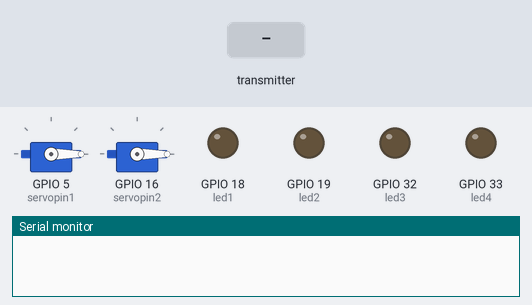
The sketch below on a simulated ESP32. Parts: 2 × servo, output pins drawn as LEDs (lit = HIGH), the last lines printed to the serial monitor. Dashed ring = blinking. Inputs (shaded band) come from the test bench.

Above: at 1.3 s.
1.4 s: the transmitter starts sending Pair5 = 1024
At 1.6 s:
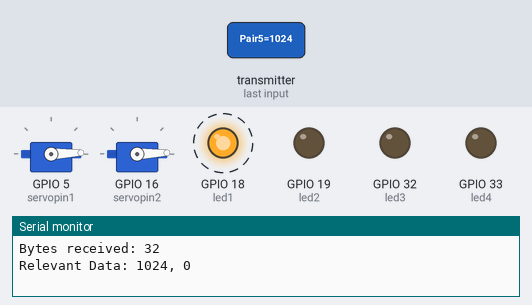
At 1.96 s:
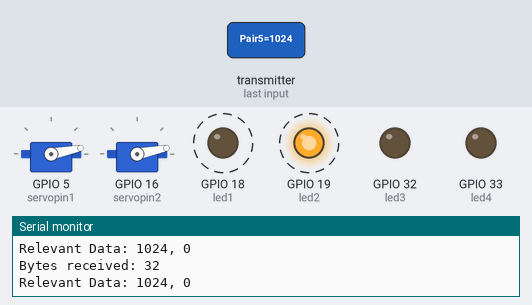
7.4 s: the transmitter starts sending Pair5 = 0
At 7.74 s:
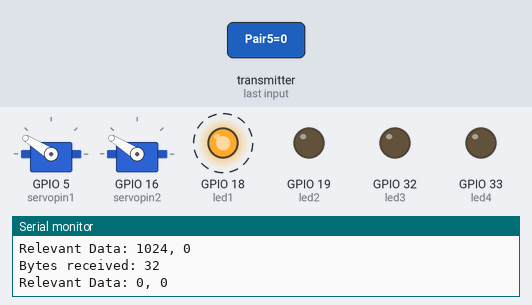
Timing chart, 0 to 15.3 s (numbered marks = the images above; inputs shaded):
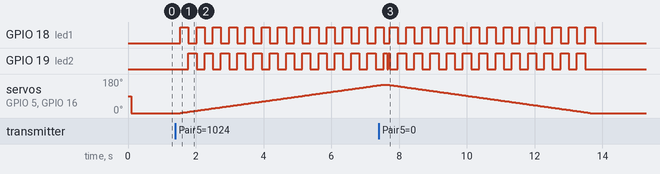

Measured:
- after the input at 1.4 s, GPIO 18 (led1): alternates HIGH for 0.24 s and LOW for 0.24 s, starting after 0.14 s; GPIO 19 (led2): alternates HIGH for 0.24 s and LOW for 0.24 s, starting after 0.38 s; servo on GPIO 5 (servopin1), servo on GPIO 16 (servopin2): moves from 0° to 147° over 5.8 s, starting after 0.14 s

The sketch:

ESPNowTrain.ino
```cpp
#include <ESP32Servo.h>
#include <esp_now.h>
#include <WiFi.h>

typedef struct DataStruct {
  int Pair1;
  int Pair2;
  int Pair3;
  int Pair4;
  int Pair5;
  int Pair6;
  int Pair7;
  int Pair8;
}DataStruct;
DataStruct Data;

Servo servo1, servo2;
#define CHANNEL 1
#define led1 18
#define led2 19
#define led3 32
#define led4 33
#define servopin1 5
#define servopin2 16
#define maxangle 150
#define minangle 0
#define timestep 40
#define swapspeed 6

int angle1 = 0;
int angle2 = 0;


void setup() {
  Serial.begin(9600);
  servo1.attach(servopin1);
  servo2.attach(servopin2);
  delay(100);
  servo1.write(angle1);
  servo2.write(angle2);
  WiFi.mode(WIFI_STA);

  //Init ESP-NOW
  if (esp_now_init() != ESP_OK) {
    Serial.println("Error initializing ESP-NOW");
    return;}
  esp_now_register_recv_cb(OnDataRecv);

}


void loop() {
  angle1 = servoangle(Data.Pair5,servo1,servo2,angle1,led1,led2);
  //angle2 = servoangle(Data.Pair6,servo3,servo4,angle2,led3,led4);
  delay(100);
  analogWrite(led1, 0);
  analogWrite(led2, 0);
  analogWrite(led3, 0);
  analogWrite(led4, 0);
}


int servoangle(int dest, Servo &obj, Servo &obj2, int angle, int l1, int l2) {
  if (dest >= maxangle) {
    dest = maxangle;
  }
  if (dest <= minangle) {
    dest = minangle;
  }
  if (angle < dest) {

    for (int i = angle; i <= dest; i++) {
      angle = i;
      obj.write(angle);
      obj2.write(angle);
      delay(timestep);
      trainled(i, l1, l2);
    }
  }

  if (angle > dest) {

    for (int i = angle; i >= dest; i--) {
      angle = i;
      obj.write(angle);
      obj2.write(angle);
      delay(timestep);
      trainled(i, l1, l2);
    }
  }

  return angle;
}

void trainled(int in, int l1, int l2) {
  if (in / 6 % 2 == 0) {
    analogWrite(l1, 255);
    analogWrite(l2, 0);
  } else {
    analogWrite(l1, 0);
    analogWrite(l2, 255);
  }
}

void OnDataRecv(const uint8_t * mac, const uint8_t *incomingData, int len) {
  memcpy(&Data, incomingData, sizeof(Data));
  Serial.print("Bytes received: ");
  Serial.println(len);
  Serial.print("Relevant Data: ");
  Serial.print(Data.Pair5);
  Serial.print(", ");
  Serial.println(Data.Pair6);
}
```
